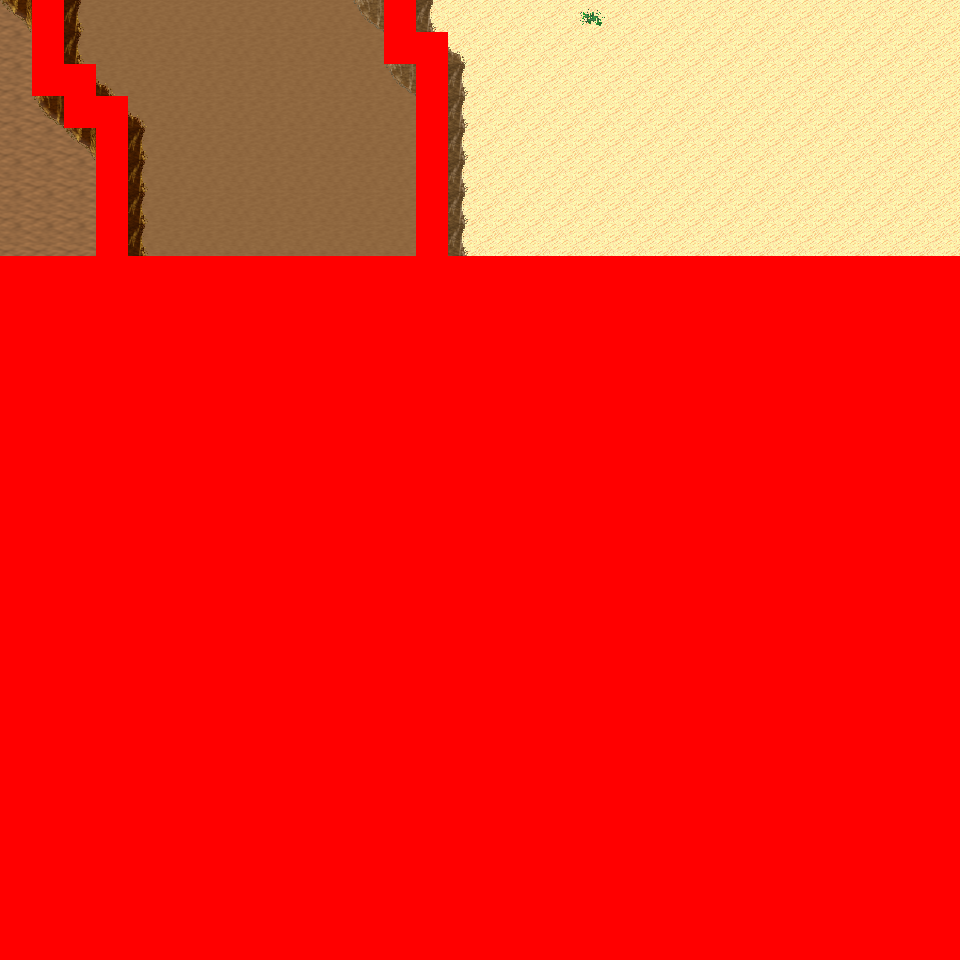

Tiled map render using the project's own tile images. Description and the map definition, with tile-layer contents summarised, below:
An orthogonal 30x30 tile map with 32x32 px tiles, 6 tile layers (Ground, Object, Object2, Above, ...), 8 tilesets and 5 objects (5x mapchange).

<map version="1.0" orientation="orthogonal" renderorder="right-down" width="30" height="30" tilewidth="32" tileheight="32" nextobjectid="6">
  <tileset firstgid="1" name="tileset_logic_collision" tilewidth="32" tileheight="32" tilecount="1" columns="1">
    <image source="../drawable/tileset_logic_collision.png" width="32" height="32" />
  </tileset>
  <tileset firstgid="2" name="tileset_ground_ground" tilewidth="32" tileheight="32" tilecount="33" columns="3">
    <image source="../drawable/tileset_ground_ground.png" width="96" height="352" />
  </tileset>
  <tileset firstgid="35" name="tileset_ground_ridge_earth_pale" tilewidth="32" tileheight="32" tilecount="96" columns="12">
    <image source="../drawable/tileset_ground_ridge_earth_pale.png" width="384" height="256" />
  </tileset>
  <tileset firstgid="131" name="tileset_ground_ridge_earth_dark" tilewidth="32" tileheight="32" tilecount="96" columns="12">
    <image source="../drawable/tileset_ground_ridge_earth_dark.png" width="384" height="256" />
  </tileset>
  <tileset firstgid="227" name="tileset_terrain_desert" tilewidth="32" tileheight="32" tilecount="88" columns="8">
    <image source="../drawable/tileset_terrain_desert.png" width="256" height="352" />
  </tileset>
  <tileset firstgid="315" name="tileset_plant_tree_tree_darkgreen" tilewidth="32" tileheight="32" tilecount="88" columns="8">
    <image source="../drawable/tileset_plant_tree_tree_darkgreen.png" width="256" height="352" />
  </tileset>
  <tileset firstgid="403" name="tileset_plant_cactus_2" tilewidth="32" tileheight="32" tilecount="10" columns="5">
    <image source="../drawable/tileset_plant_cactus_2.png" width="160" height="64" />
  </tileset>
  <tileset firstgid="413" name="tileset_ground_sand_2" tilewidth="32" tileheight="32" tilecount="15" columns="5">
    <image source="../drawable/tileset_ground_sand_2.png" width="160" height="96" />
  </tileset>
  <layer name="Ground" width="30" height="30">
    <data>[900 cells, 240 non-empty, 4 distinct tile ids]</data>
  </layer>
  <layer name="Object" width="30" height="30">
    <data>[900 cells, 40 non-empty, 15 distinct tile ids]</data>
  </layer>
  <layer name="Object2" width="30" height="30">
    <data>[900 cells, 0 non-empty, 0 distinct tile ids]</data>
  </layer>
  <layer name="Above" width="30" height="30">
    <data>[900 cells, 0 non-empty, 0 distinct tile ids]</data>
  </layer>
  <layer name="Above2" width="30" height="30">
    <data>[900 cells, 0 non-empty, 0 distinct tile ids]</data>
  </layer>
  <layer name="Walkable" width="30" height="30">
    <data>[900 cells, 679 non-empty, 1 distinct tile ids]</data>
  </layer>
  <objectgroup name="MapEvents">
    <object id="1" name="north" type="mapchange" x="0" y="0" width="32" height="32">
      <properties>
        <property name="map" value="0_ados_mountain_n2_w2_x1_y4" />
        <property name="place" value="south" />
      </properties>
    </object>
    <object id="2" name="north2" type="mapchange" x="64" y="0" width="320" height="32">
      <properties>
        <property name="map" value="0_ados_mountain_n2_w2_x1_y4" />
        <property name="place" value="south2" />
      </properties>
    </object>
    <object id="3" name="north3" type="mapchange" x="416" y="0" width="544" height="32">
      <properties>
        <property name="map" value="0_ados_mountain_n2_w2_x1_y4" />
        <property name="place" value="south3" />
      </properties>
    </object>
    <object id="4" name="west" type="mapchange" x="0" y="0" width="32" height="256">
      <properties>
        <property name="map" value="0_fado_forest_s_x1_y4" />
        <property name="place" value="east" />
      </properties>
    </object>
    <object id="5" name="east" type="mapchange" x="928" y="0" width="32" height="256">
      <properties>
        <property name="map" value="0_fado_forest_s_x3_y4" />
        <property name="place" value="west" />
      </properties>
    </object>
  </objectgroup>
</map>
